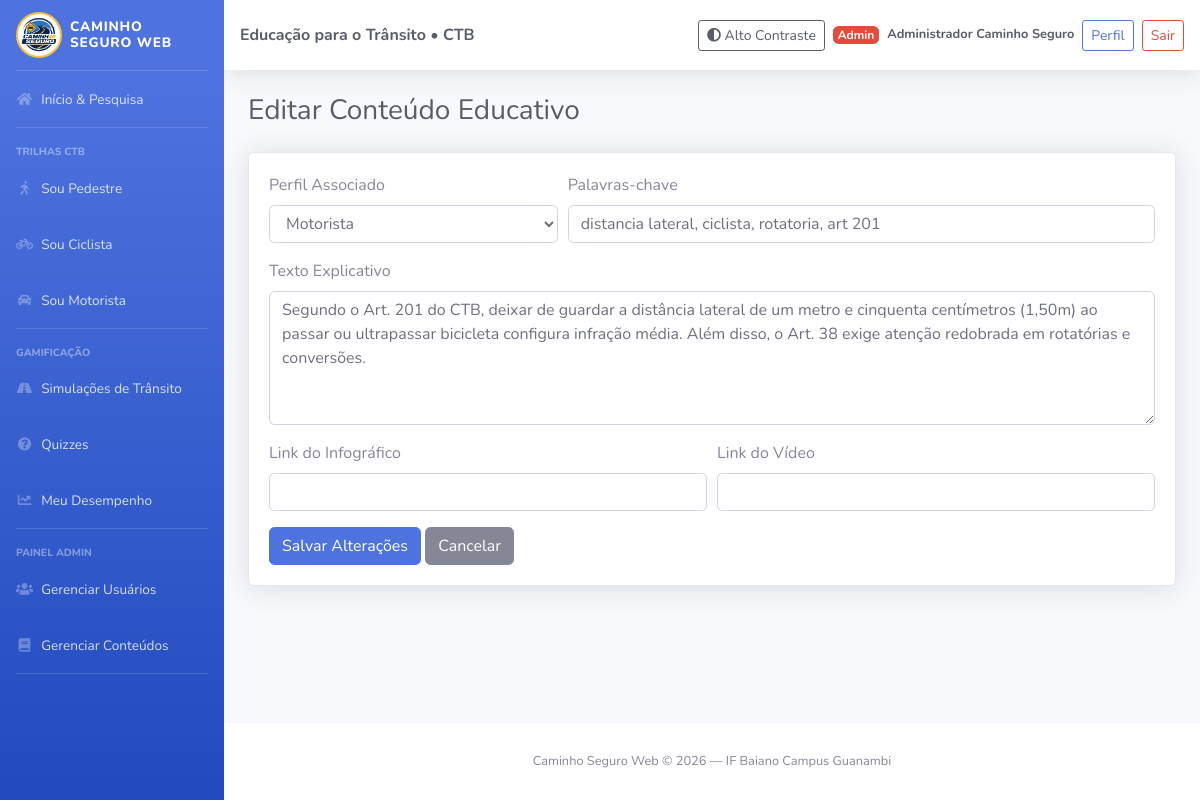
The page /conteudo/edit/3 (signed in) on the database its author committed.
### tables this page shows
CREATE TABLE conteudo (
    id_conteudo INT AUTO_INCREMENT PRIMARY KEY,
    textos TEXT NOT NULL,
    infograficos VARCHAR(255),
    videos VARCHAR(255),
    palavras_chave VARCHAR(150) NOT NULL,
    perfil_associado VARCHAR(30) NOT NULL,
    id_usuario INT NOT NULL,
    CONSTRAINT fk_conteudo_usuario FOREIGN KEY (id_usuario) REFERENCES usuario(id_usuario) ON DELETE CASCADE
);

### app/Controllers/BaseController.php (called while the page is built, shortened)
<?php
class BaseController
{
    public function __construct()
    {
        $this->pdo = Database::connect();
    }
    protected function render($view, $dados = [])
    {
        extract($dados);
        require_once __DIR__ . '/../Views/' . $view . '.php';
    }
}

### app/Controllers/ConteudoController.php (called while the page is built, shortened)
<?php
class ConteudoController extends BaseController
{
    public function edit($id)
    {
        $conteudoModel = new Conteudo();
        $conteudo = $conteudoModel->buscarPorId($this->pdo, (int)$id);
        $this->render('conteudos/edit', ['conteudo' => $conteudo]);
    }
}

### public/index.php (called while the page is built, shortened)
<?php
require_once __DIR__ . '/../config/Database.php';
spl_autoload_register(function (string $class) {
$file = __DIR__ . '/../app/'
. str_replace(['App\\', '\\'], ['', '/'], $class) . '.php';
});
$url = explode('/', trim($_GET['url'] ?? 'user/index', '/'));
$method = $url[1] ?? 'index';
$params = array_slice($url, 2);
(new $controller())->$method(...$params);

### config/database.php (called while the page is built, shortened)
<?php
class Database
{
    public static function connect()
    {
        $host = 'localhost';
        $db = 'caminho_seguro';
        $user = 'root';
        $pass = '';
        try {
            $pdo = new PDO("mysql:host=$host;dbname=$db;charset=utf8mb4", $user, $pass);
            $pdo->setAttribute(PDO::ATTR_ERRMODE, PDO::ERRMODE_EXCEPTION);
            return $pdo;
        } catch (PDOException $e) {
            die("Falha na conexão com o banco de dados: " . $e->getMessage());
        }
    }
}

### app/Models/Conteudo.php (called while the page is built, shortened)
<?php
class Conteudo
{
    public function buscarPorId($pdo, $id)
    {
        $sql = "SELECT * FROM conteudo WHERE id_conteudo = :id LIMIT 1";
        $stmt = $pdo->prepare($sql);
        $stmt->execute([':id' => $id]);
        return $stmt->fetch(PDO::FETCH_ASSOC);
    }
}

### app/Views/conteudos/edit.php (the view, shortened to what this page needs)
<?php require_once __DIR__ . '/../layouts/header.php'; ?>
<div class="container-fluid">
    <h1 class="h3 mb-4 text-gray-800">Editar Conteúdo Educativo</h1>
    <div class="card shadow mb-4">
        <div class="card-body">
            <form action="/caminhoseguroWeb2/conteudo/update/<?= $conteudo['id_conteudo'] ?>" method="POST">
                <div class="form-row">
                    <div class="form-group col-md-4">
                        <label for="perfil_associado">Perfil Associado</label>
                        <select name="perfil_associado" id="perfil_associado" class="form-control" required>
                            <option value="Motorista" <?= $conteudo['perfil_associado'] === 'Motorista' ? 'selected' : '' ?>>Motorista</option>
                        </select>
                    </div>
                    <div class="form-group col-md-8">
                        <label for="palavras_chave">Palavras-chave</label>
                        <input type="text" name="palavras_chave" id="palavras_chave" class="form-control" value="<?= htmlspecialchars($conteudo['palavras_chave']) ?>" required>
                    </div>
                </div>
                <div class="form-group">
                    <label for="textos">Texto Explicativo</label>
                    <textarea name="textos" id="textos" rows="5" class="form-control" required><?= htmlspecialchars($conteudo['textos']) ?></textarea>
                </div>
                <div class="form-row">
                    <div class="form-group col-md-6">
                        <label for="infograficos">Link do Infográfico</label>
                        <input type="text" name="infograficos" id="infograficos" class="form-control" value="<?= htmlspecialchars($conteudo['infograficos'] ?? '') ?>">
                    </div>
                    <div class="form-group col-md-6">
                        <label for="videos">Link do Vídeo</label>
                        <input type="text" name="videos" id="videos" class="form-control" value="<?= htmlspecialchars($conteudo['videos'] ?? '') ?>">
                    </div>
                </div>
                <button type="submit" class="btn btn-primary">Salvar Alterações</button>
                <a href="/caminhoseguroWeb2/conteudo/index" class="btn btn-secondary">Cancelar</a>
            </form>
        </div>
    </div>
</div>
<?php require_once __DIR__ . '/../layouts/footer.php'; ?>

### rows shown on the page
conteudo: perfil_associado "Motorista", palavras_chave "distancia lateral, ciclista, rotatoria, art 201", textos "Segundo o Art. 201 do CTB, deixar de guardar a distância lateral de um metro e cinquenta centímetros (1,50m) ao passar ou ultrapassar bicicleta configura infração média. Além disso, o Art. 38 exige atenção redobrada em rotatórias e conversões."

### other values the page prints
$_SESSION['usuario_nome'] "Administrador Caminho Seguro"
